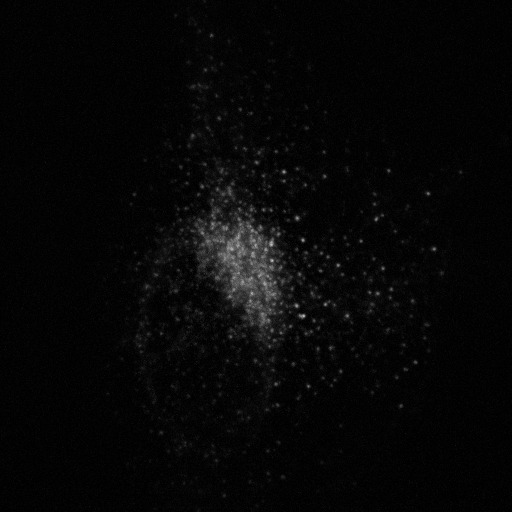
#> input picture application_challenge/a_picture_worth_thousands_of_data_points/golgi-movie_robert_frame_01_gray.jpg, 512 x 512 px
$ jupyter execute --allow-errors a_picture_worth_thousands_of_data_points.ipynb
#> lines starting #> are read from the running program, lines starting #| are printed output that depends on the picture; after the words box and inside, x2 and y2 are one past the last pixel; in counts of white or black regions, pixels touching at a corner belong together
[cell 1]
from skimage import io, util #added util for cropping
from matplotlib import pyplot as plt
import numpy as np

# Task 1

[cell 2]
img_data = plt.imread('golgi-movie_robert_frame_01_gray.jpg') #importing the first frame
#> img_data is the input picture: shape (512, 512); min 0, max 195, mean 6.4
plt.imshow(img_data, cmap='jet') #plotting intensity on blue to red based on pixel values
plt.colorbar()
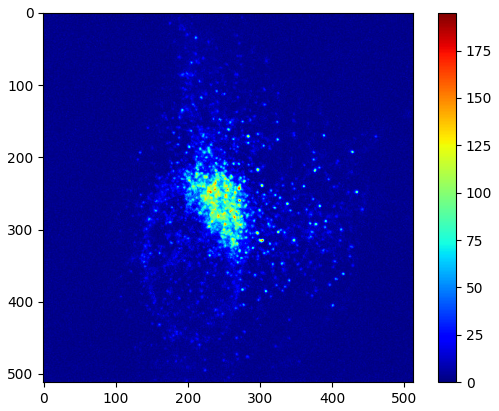
#> figure drawn by matplotlib, 2 panels

# Task 2

[cell 3]
print(f'{type(img_data)=}',
      f'{img_data.shape=}', #dimension of image, 1D image in W and B channels. Gray scale. 512 x 512 pixels
      f'{img_data.min()=}', #tells us the dimmest pixel, which is 0, likely background noise
      f'{img_data.max()}', #brightest pixel value
      f'{img_data.sum()}', #sums all the overall brightness of pixels in the image
      sep='\n')
#| type(img_data)=<class 'numpy.ndarray'>
#| img_data.shape=(512, 512)
#| img_data.min()=0
#| 195
#| 1678097

img_data = img_data.flatten() #converting it to 1d array
plt.hist(img_data, bins = 256) #uint8 range is 0-255
plt.xlim(-10, 256)

ticks = [i for i in range(0, 256, 25)] #using list comprehension, start 0, end 256 in intervals of 25

plt.xticks(ticks) #setting x intervals
plt.xlabel('Pixel intensity')
plt.ylabel('Frequency')
plt.grid(alpha = 0.25)
plt.show()
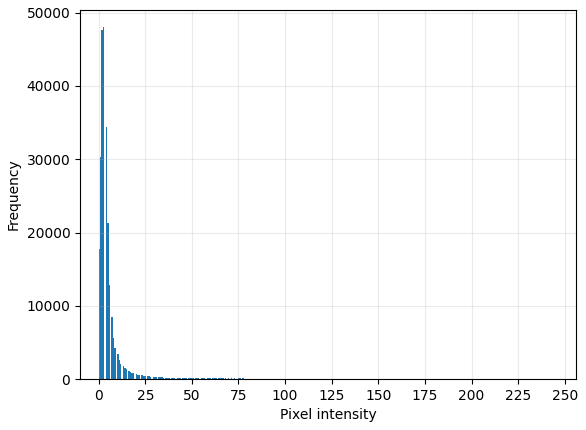
#> figure drawn by matplotlib, 1 panel; tallest bar 48009 high, from x = 2.29 to 3.05

# Task 3

[cell 4]
total_fluorescence = [] #empty list for the loop to append into everytime it iterates

#> (the rest of this cell did not finish here and is left out)

[cell 5]
x = range(1,18)
y = total_fluorescence / max(total_fluorescence) #Normalised to the img with the highest total brightness, as the highest datapoint = 1
#> y = [0.924, 0.9, 1]

#plotting segment
plt.figure(figsize = (12, 6)) #setting the figure size, has to be before plt.plot
#> (the rest of this cell did not finish here and is left out)

# Task 4

[cell 6]
img = plt.imread('golgi-movie_robert_frame_17_gray.jpg') #reads the image and returns as numpy array
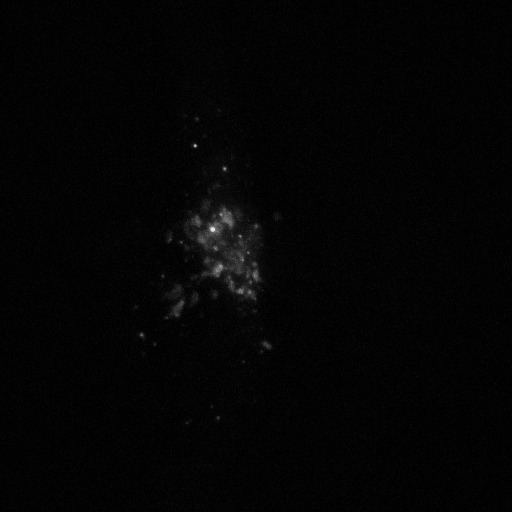
#> input picture application_challenge/a_picture_worth_thousands_of_data_points/golgi-movie_robert_frame_17_gray.jpg, 512 x 512 px
#> img is the input picture: shape (512, 512); min 0, max 238, mean 3.9
fig, ax = plt.subplots(nrows=2, ncols=2, figsize=(10, 10))

#assigning them into their 2D array position
ax_original = ax[0, 0]
ax_brightened = ax[0, 1]
ax_cropped = ax[1, 0]
ax_cropped_inverted = ax[1, 1]

#Plotting
ax[0, 0].imshow(img, cmap='gray')
ax[0, 0].set_title('Original', fontsize = 10)
ax[0, 0].axis('off') #removing axis for this subplot

#For brightening of img
brightened_img = img.astype(np.float32) #converting uint8 to float32, so can do masking. uint8 result will exceed 255, leading to error
mask = brightened_img > 50
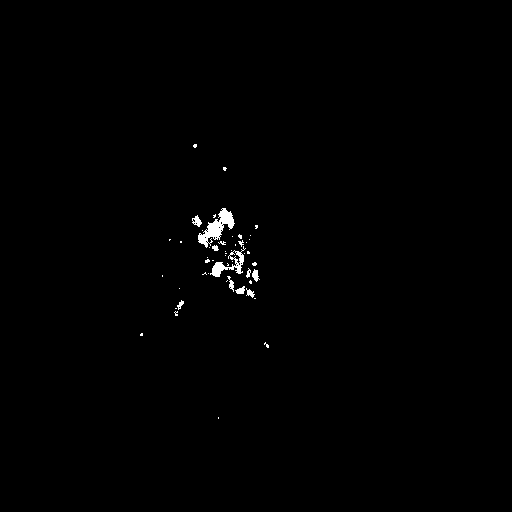
#> mask: shape (512, 512) bool; 0.56% white; 50 white regions (40 under 20 px), largest, box (x1, y1, x2, y2) and area: (198, 208, 235, 248) 563, (210, 246, 246, 277) 338, (192, 215, 202, 227) 65
brightened_img[mask] = brightened_img[mask] * 1.5 #if values >50, *1.5 and replace its value in brightened_img
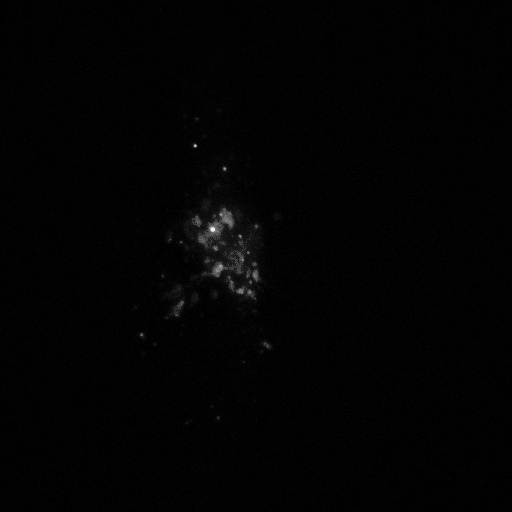
#> brightened_img: shape (512, 512) float32; min 0, max 357, mean 4.1; drawn with min black and max white
#numpy.where()

ax[0, 1].imshow(brightened_img, cmap='gray')
ax[0, 1].set_title('Brightened', fontsize = 10)
ax[0, 1].axis('off')

#Cropping brightened_img
# cropped_img = util.crop(brightened_img, (90, 150), (100, 300)) #trial and error. Austin's attempt
cropped_img = brightened_img[120:370, 100:350] #Trial and error by Justin
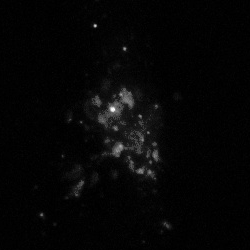
#> cropped_img: shape (250, 250) float32; min 0, max 357, mean 8.4; drawn with min black and max white
ax[1, 0].imshow(cropped_img, cmap='gray')
ax[1, 0].set_title('Cropped', fontsize = 10)
ax[1, 0].axis('off')

#Inverting cropped_img
inverted_img = cropped_img.max() - cropped_img
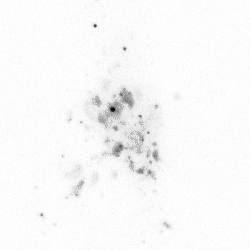
#> inverted_img: shape (250, 250) float32; min 0, max 357, mean 348.6; drawn with min black and max white
ax[1, 1].imshow(inverted_img, cmap='gray')
ax[1, 1].set_title('Cropped & Inverted', fontsize = 10)
ax[1, 1].axis('off')

plt.tight_layout()
plt.show()

# Task 5

[cell 7]
# %%timeit
inverted_img = inverted_img.flatten() #flattening to 1D array
plt.hist(inverted_img, bins = 256)
plt.xlabel('Pixel brightness', fontsize = 10)
plt.ylabel('Pixel count', fontsize = 10)

plt.tight_layout()
plt.show()
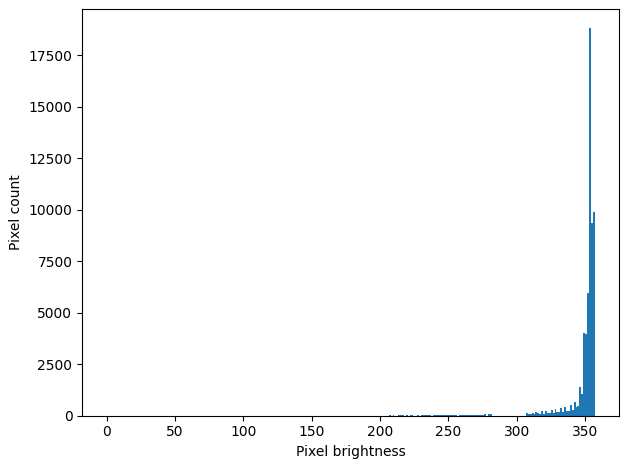
#> figure drawn by matplotlib, 1 panel; tallest bar 18815 high, from x = 352.8 to 354.2
